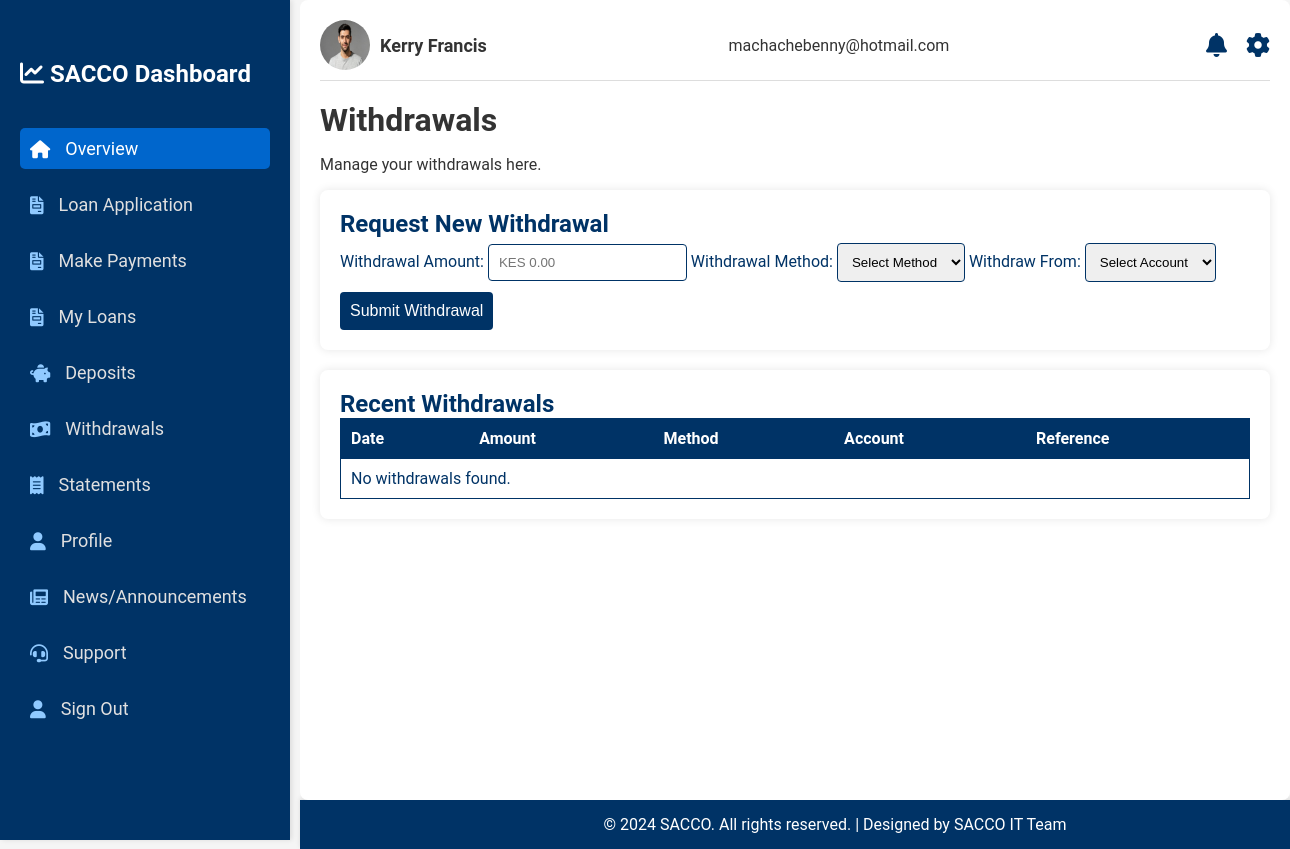
Before: /withdrawals (signed in) with the older database file.
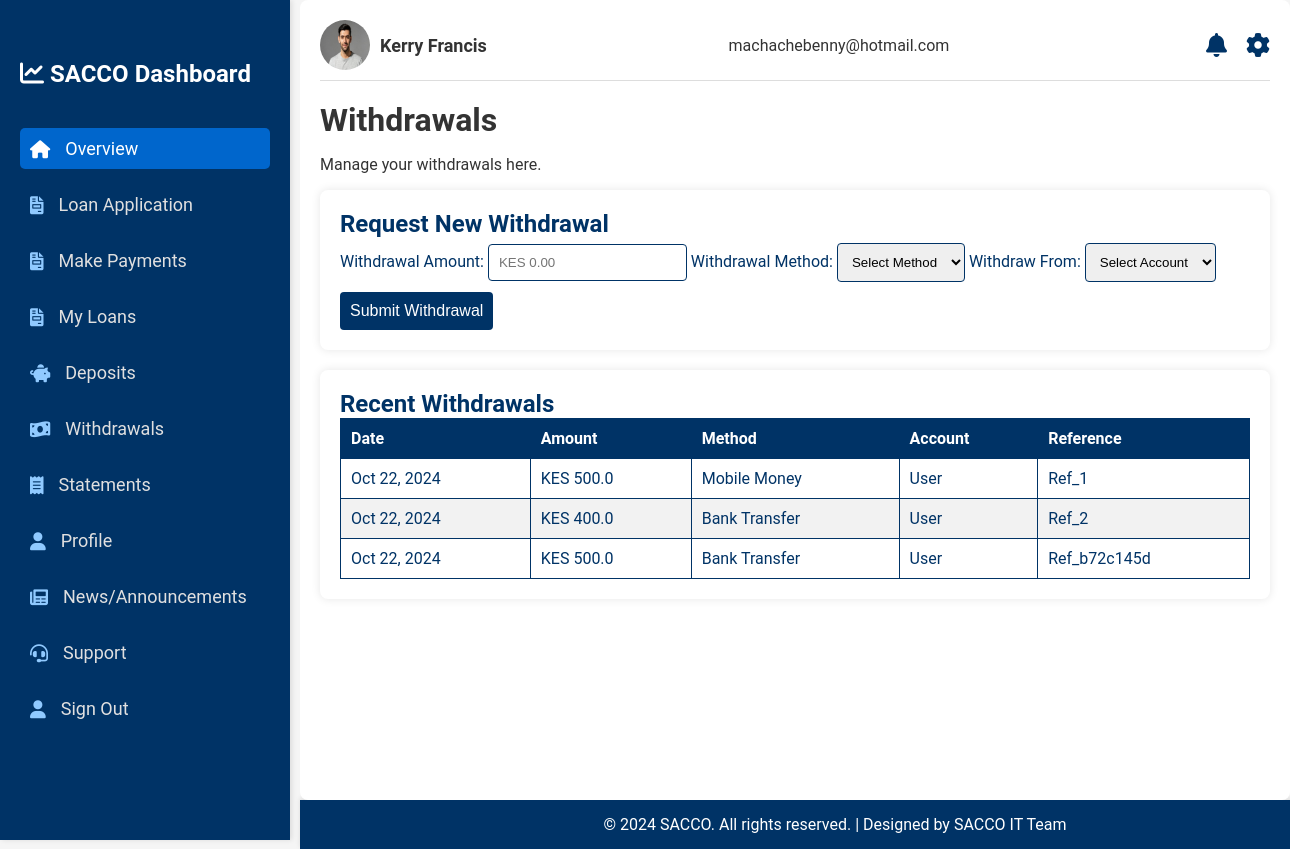
After: the same page with the newer database file.
### main_app/models.py (models this page shows, shortened)
class User_personalData(db.Model):
    id = db.Column(db.Integer, primary_key=True)
    user_id = db.Column(db.String, db.ForeignKey('user.user_id'), nullable=False)  # Foreign Key
    user = db.relationship('User', back_populates='personal_data', lazy=True)
    surname = db.Column(db.String(30), nullable=False)
    other_names = db.Column(db.String(120), nullable=False)
    income = db.Column(db.Float, nullable=False)
    dob = db.Column(db.String(20), nullable=False)
    id_number = db.Column(db.Integer, unique=True, nullable=False)
    telephone_no = db.Column(db.String(20), unique=True, nullable=False)
    address = db.Column(db.String(50), nullable=False)
    postal_code= db.Column(db.Integer, nullable=False)
    gender= db.Column(db.String(5), nullable=False)
    user_profile = db.Column(db.String(20), nullable=False, default="user.jpeg")
    id_profile = db.Column(db.String(20), nullable=False, default="user.jpeg")

class User(db.Model, UserMixin):
    user_id = db.Column(db.String(10), primary_key=True)
    username = db.Column(db.String(30), unique=True, nullable=False)
    email = db.Column(db.String(120), unique=True, nullable=False)
    role = db.Column(db.String(6), nullable=False)
    password = db.Column(db.String, nullable=False)
    personal_data = db.relationship('User_personalData', back_populates='user', uselist=False)
    personal_loan = db.relationship("Loan", back_populates="loan_user", uselist=False)
    account = db.relationship('Account', back_populates='user', uselist=False)
    withdrawals = db.relationship('Withdrawals', back_populates='user', uselist=False)
    deposits = db.relationship('Deposit', back_populates='user', uselist=False)
    transactions = db.relationship('Transaction', back_populates='user', uselist=False)

class Withdrawals(db.Model):
    id = db.Column(db.Integer, primary_key=True)
    user_id = db.Column(db.Integer, db.ForeignKey('user.user_id'), nullable=False)
    user = db.relationship('User', back_populates='withdrawals')
    amount = db.Column(db.Float, nullable=False)
    withdrawal_method = db.Column(db.String(50), nullable=False)
    account_type = db.Column(db.String(50), nullable=False)
    transaction_fee = db.Column(db.Float, nullable=False)
    total_deducted = db.Column(db.Float, nullable=False)
    reference_no = db.Column(db.String(100), unique=True, nullable=False)
    created_at = db.Column(db.DateTime, default=datetime.now())

### main_app/routes.py (the view)
@app.route("/withdrawals", methods=['POST', 'GET'])
@login_required
def withdrawals():
    withdrawals_list = []  # Initialize an empty list for displaying withdrawals
    if request.method == 'POST':
        if 'amount' in request.form and 'withdrawal_method' in request.form and 'account' in request.form:
            try:
                withdrawal_amount = float(request.form['amount'])
                withdrawal_method = request.form['withdrawal_method']
                account_type = request.form['account']
                reference_no = f'Ref_{get_next_with_ref_id()}'
                transaction_fee = 0.02 * withdrawal_amount
                total_deducted = withdrawal_amount + transaction_fee
                user_account = Account.query.filter_by(user_id=current_user.user_id).first()
                if user_account is None:
                    flash("Account not found.", "error")
                    return redirect(url_for('withdrawals'))
                if user_account.balance >= total_deducted:
                    user_account.balance -= total_deducted
                    transaction = Transaction(user_id=current_user.user_id, transaction_type='Withdrawal',
                                          amount=withdrawal_amount, method=withdrawal_method,
                                          account_type=account_type, balance=user_account.balance,
                                          reference_no=reference_no)
                    withdrawal = Withdrawals(
                        user_id=current_user.user_id,
                        amount=withdrawal_amount,
                        withdrawal_method=withdrawal_method,
                        account_type=account_type,
                        transaction_fee=transaction_fee,
                        total_deducted=total_deducted,
                        reference_no=reference_no
                    )
                    db.session.add(transaction)
                    db.session.add(withdrawal)
                    db.session.commit()
                    flash("Withdrawal processed successfully!", "success")
                else:
                    flash("Insufficient funds for this withdrawal.", "error")
            except Exception as e:
                db.session.rollback()  # Roll back if there's an error
                flash(f"An error occurred during the withdrawal: {str(e)}", "danger")
    elif request.method == 'GET':
        withdrawals = []
        try:
            withdrawals = Withdrawals.query.filter_by(user_id=current_user.user_id).all()
            if not withdrawals:
                flash('No Withdrawal have been processed yet.', 'info')
        except Exception as e:
            flash(f'An error occurred while fetching withdrawals: {str(e)}', 'danger')
        print(f"withdrawals={withdrawals}")
    withdrawals_list = Withdrawals.query.filter_by(user_id=current_user.user_id).all()
    return render_template("user/withdrawals.html", title="Withdraw | SACCO Dashboard", withdrawals=withdrawals_list)

### main_app/models.py (called while the page is built)
@login_manager.user_loader
def load_user(user_id):
    user_id = str(user_id)
    if user_id.startswith('user_'):
        return User.query.get(user_id)
    elif user_id.startswith('admin_'):
        return Admin.query.get(user_id)
    return None  # Return None if no user/admin is found

### main_app/templates/user/withdrawals.html (shortened to what this page needs)
{% extends "user/layout.html" %}
{% block content %}
  <div class="withdrawals">
    <h1>Withdrawals</h1>
    <p>Manage your withdrawals here.</p>
    <div class="withdrawal-form">
        <h2>Request New Withdrawal</h2>
        <form action="{{ url_for('withdrawals') }}" method="post">
            <label for="amount">Withdrawal Amount:</label>
            <input type="text" id="amount" name="amount" placeholder="KES 0.00" required>
            <label for="withdrawal-method">Withdrawal Method:</label>
            <select id="withdrawal_method" name="withdrawal_method" required>
                <option value="">Select Method</option>
            </select>
            <label for="account">Withdraw From:</label>
            <select id="account" name="account" required>
                <option value="">Select Account</option>
            </select>
            <button type="submit">Submit Withdrawal</button>
        </form>
    </div>
    <div class="recent-withdrawals">
        <h2>Recent Withdrawals</h2>
        <table>
            <thead>
                <tr>
                    <th>Date</th>
                    <th>Amount</th>
                    <th>Method</th>
                    <th>Account</th>
                    <th>Reference</th>
                </tr>
            </thead>
            <tbody>
                {% if withdrawals %}
                    {% for withdrawal in withdrawals %}
                        <tr>
                            <td>{{ withdrawal.created_at.strftime('%b %d, %Y') }}</td>
                            <td>KES {{ withdrawal.amount }}</td>
                            <td>
                                {% if withdrawal.withdrawal_method == 'bank_transfer' %}
                                    Bank Transfer
                                {% elif withdrawal.withdrawal_method == 'mobile_money' %}
                                    Mobile Money
                                {% elif withdrawal.withdrawal_method == 'cash' %}
                                    Cash
                                {% else %}
                                    Unknown Method
                                {% endif %}
                            </td>
                            <td>{{ withdrawal.account_type }}</td>
                            <td>{{ withdrawal.reference_no }}</td>
                        </tr>
                    {% endfor %}
                {% else %}
                <tr>
                    <td colspan="5">No withdrawals found.</td>
                </tr>
                {% endif %}
            </tbody>
        </table>
    </div>
</div>
{% endblock content %}

### main_app/templates/user/layout.html (shortened to what this page needs)
<!DOCTYPE html>
<html lang="en">
<head>
    {% block head %}
    <link rel="stylesheet" href="{{ url_for('static', filename='/css/styles.css') }}">
    <link rel="stylesheet" href="https://cdnjs.cloudflare.com/ajax/libs/font-awesome/6.0.0-beta3/css/all.min.css">
    {% endblock %}
</head>
<body>
    <div class="dashboard">
        <div class="sidebar">
            <h2><i class="fas fa-chart-line"></i> SACCO Dashboard</h2>
                <ul>
                    <li><a href="{{ url_for('home') }}" class="active"><i class="fas fa-home"></i> Overview</a></li>
                    <li><a href="{{ url_for('application') }}"><i class="fas fa-file-invoice"></i> Loan Application</a></li>
                    <li><a href="{{ url_for('repay_loan') }}"><i class="fas fa-file-invoice"></i> Make Payments </a></li>
                    <li><a href="{{ url_for('loan_application_status') }}"><i class="fas fa-file-invoice"></i> My Loans </a></li>
                    <li><a href="{{ url_for('deposit') }}"><i class="fas fa-piggy-bank"></i> Deposits</a></li>
                    <li><a href="{{ url_for('withdrawals') }}"><i class="fas fa-money-bill-wave"></i> Withdrawals</a></li>
                    <li><a href="{{ url_for('statements') }}"><i class="fas fa-receipt"></i> Statements</a></li>
                    <li><a href="{{ url_for('profile') }}"><i class="fas fa-user"></i> Profile</a></li>
                    <li><a href="{{ url_for('news') }}"><i class="fas fa-newspaper"></i> News/Announcements</a></li>
                    <li><a href="{{ url_for('support') }}"><i class="fas fa-headset"></i> Support</a></li>
                    <li><a href="{{ url_for('logout') }}"><i class="fas fa-user"></i> Sign Out</a></li>
                </ul>
        </div>
        <div class="main-content">
            <header>
                <div class="user-info">
                    {% if current_user.personal_data %}
                    <img src="{{ url_for('static', filename='assets/' + current_user.personal_data.user_profile) }}"
                        alt="User" class="user-icon">
                    {% else %}
                    <img src="{{ url_for('static', filename='assets/user.jpeg') }}" alt="User" class="user-icon">
                    {% endif %}
                    {% if current_user.personal_data %}
                    <span class="user-name">{{ current_user.personal_data.other_names ~ ' ' ~ current_user.personal_data.surname }}</span>
                    {% else %}
                    <span class="user-name">{{ current_user.username }}</span>
                    {% endif %}
                </div>
                <div class="user-email">{{ current_user.email }}</div>
                <div class="header-icons">
                    <i class="notification-icon fas fa-bell" onclick="showNotificationPopup()"></i>
                    <i class="settings-icon fas fa-cog"></i>
                </div>
            </header>
            {% block content %}{% endblock %}
        </div>
    </div>
    <footer>
        <p>© 2024 SACCO. All rights reserved. | Designed by SACCO IT Team</p>
    </footer>
</body>
</html>

### main_app/static/css/styles.css (style rules this page uses)
body { font-family: 'Roboto', sans-serif; margin: 0; padding: 0; color: #333; background-color: #f5f5f5; }
a { text-decoration: none; color: inherit; }
h1, h2, h3, h4, h5, h6 { margin: 0; padding: 0; }
.dashboard { display: flex; min-height: 100vh; }
.sidebar { width: 250px; background-color: #003366; color: #fff; height: 100vh; padding: 20px; box-shadow: 2px 0 5px rgba(0, 0, 0, 0.1); position: fixed; top: 0; left: 0; transition: width 0.3s ease; }
.sidebar h2 { margin-top: 40px; font-size: 24px; margin-bottom: 40px; }
.sidebar ul { list-style: none; padding: 0; }
.sidebar ul li { margin: 15px 0; }
.sidebar ul li a { color: #e0e0e0; font-size: 18px; display: flex; align-items: center; padding: 10px; border-radius: 5px; transition: background-color 0.3s ease, color 0.3s ease; }
.sidebar ul li a i { margin-right: 15px; color: #90caff; }
.sidebar ul li a.active { background-color: #0066cc; color: #fff; }
.sidebar ul li a.active i { color: #fff; }
.main-content { flex-grow: 1; margin-left: 300px; padding: 20px; background-color: #fff; border-radius: 8px; }
header { display: flex; justify-content: space-between; align-items: center; margin-bottom: 20px; border-bottom: 1px solid #ddd; padding-bottom: 10px; }
.user-info { display: flex; align-items: center; }
.user-info .user-icon { width: 50px; height: 50px; border-radius: 50%; margin-right: 10px; }
.user-info .user-name { font-size: 18px; font-weight: bold; }
.header-icons i { font-size: 24px; margin-left: 15px; cursor: pointer; color: #003366; transition: color 0.3s ease, transform 0.3s ease; }
footer { background-color: #003366; color: #fff; text-align: center; padding: 15px; margin-left: 300px; width: calc(100% - 250px); bottom: 0; left: 250px; box-shadow: 0 -2px 5px rgba(0, 0, 0, 0.1); transition: left 0.3s ease, width 0.3s ease; }
footer p { margin: 0; }
button { padding: 12px 20px; background-color: #003366; color: #fff; border: none; border-radius: 8px; cursor: pointer; font-size: 16px; transition: background-color 0.3s ease; }
.withdrawal-form { background-color: #ffffff; border-radius: 8px; box-shadow: 0 0 10px rgba(0, 0, 0, 0.1); padding: 20px; margin-bottom: 20px; }
.withdrawal-form h2 { margin-top: 0; color: #003366; }
.withdrawal-form label { margin-top: 10px; color: #003366; }
.withdrawal-form input, .withdrawal-form select { padding: 10px; margin-top: 5px; border: 1px solid #003366; border-radius: 4px; }
.withdrawal-form button { margin-top: 10px; padding: 10px; border: none; border-radius: 4px; background-color: #003366; color: #ffffff; cursor: pointer; font-size: 1em; }
.recent-withdrawals { background-color: #ffffff; border-radius: 8px; box-shadow: 0 0 10px rgba(0, 0, 0, 0.1); padding: 20px; }
.recent-withdrawals h2 { margin-top: 0; color: #003366; }
.recent-withdrawals table { width: 100%; border-collapse: collapse; }
.recent-withdrawals th, .recent-withdrawals td { padding: 10px; text-align: left; border: 1px solid #003366; }
.recent-withdrawals th { background-color: #003366; color: #ffffff; }
.recent-withdrawals tr:nth-child(even) { background-color: #f2f2f2; }
.recent-withdrawals td { color: #003366; }

Changed rows visible on the page:
added Withdrawals: created_at "Oct 22, 2024", amount "500.0", withdrawal_method "Mobile Money", account_type "User", reference_no "Ref_1"
added Withdrawals: created_at "Oct 22, 2024", amount "400.0", withdrawal_method "Bank Transfer", account_type "User", reference_no "Ref_2"
added Withdrawals: created_at "Oct 22, 2024", amount "500.0", withdrawal_method "Bank Transfer", account_type "User", reference_no "Ref_b72c145d"
Other visible differences:
text no longer shown: "No withdrawals found."
